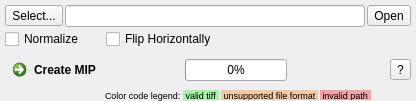
         <widget class="QWidget" name="MIP">
          <attribute name="title">
           <string>Maximum Intensity Projection</string>
          </attribute>
          <layout class="QVBoxLayout" name="verticalLayout_9">
           <property name="spacing">
            <number>2</number>
           </property>
           <property name="leftMargin">
            <number>5</number>
           </property>
           <property name="topMargin">
            <number>5</number>
           </property>
           <property name="rightMargin">
            <number>5</number>
           </property>
           <property name="bottomMargin">
            <number>0</number>
           </property>
           <item>
            <layout class="QHBoxLayout" name="horizontalLayout_17">
             <item>
              <widget class="QToolButton" name="toolButton_MipSelect">
               <property name="text">
                <string>Select...</string>
               </property>
              </widget>
             </item>
             <item>
              <widget class="QLineEditFilePath" name="lineEdit_MipPath"/>
             </item>
             <item>
              <widget class="QToolButton" name="toolButton_MipOpen">
               <property name="text">
                <string>Open</string>
               </property>
              </widget>
             </item>
            </layout>
           </item>
           <item>
            <layout class="QHBoxLayout" name="horizontalLayout_23">
             <item>
              <widget class="QCheckBox" name="checkBox_MipNormalize">
               <property name="text">
                <string>Normalize</string>
               </property>
              </widget>
             </item>
             <item>
              <spacer name="horizontalSpacer_48">
               <property name="orientation">
                <enum>Qt::Horizontal</enum>
               </property>
               <property name="sizeType">
                <enum>QSizePolicy::Minimum</enum>
               </property>
               <property name="sizeHint" stdset="0">
                <size>
                 <width>20</width>
                 <height>20</height>
                </size>
               </property>
              </spacer>
             </item>
             <item>
              <widget class="QCheckBox" name="checkBox_MipFlip">
               <property name="text">
                <string>Flip Horizontally</string>
               </property>
              </widget>
             </item>
             <item>
              <spacer name="horizontalSpacer_46">
               <property name="orientation">
                <enum>Qt::Horizontal</enum>
               </property>
               <property name="sizeHint" stdset="0">
                <size>
                 <width>40</width>
                 <height>20</height>
                </size>
               </property>
              </spacer>
             </item>
            </layout>
           </item>
           <item>
            <spacer name="verticalSpacer_8">
             <property name="orientation">
              <enum>Qt::Vertical</enum>
             </property>
             <property name="sizeHint" stdset="0">
              <size>
               <width>20</width>
               <height>1</height>
              </size>
             </property>
            </spacer>
           </item>
           <item>
            <layout class="QHBoxLayout" name="horizontalLayout_18">
             <item>
              <widget class="QCommandLinkButton" name="commandLinkButton_Mip">
               <property name="text">
                <string>Create MIP</string>
               </property>
              </widget>
             </item>
             <item>
              <spacer name="horizontalSpacer_23">
               <property name="orientation">
                <enum>Qt::Horizontal</enum>
               </property>
               <property name="sizeType">
                <enum>QSizePolicy::Fixed</enum>
               </property>
               <property name="sizeHint" stdset="0">
                <size>
                 <width>10</width>
                 <height>20</height>
                </size>
               </property>
              </spacer>
             </item>
             <item>
              <widget class="QProgressBar" name="progressBar_Mip">
               <property name="value">
                <number>0</number>
               </property>
              </widget>
             </item>
             <item>
              <spacer name="horizontalSpacer_13">
               <property name="orientation">
                <enum>Qt::Horizontal</enum>
               </property>
               <property name="sizeHint" stdset="0">
                <size>
                 <width>40</width>
                 <height>20</height>
                </size>
               </property>
              </spacer>
             </item>
             <item>
              <widget class="QToolButton" name="toolButton_MipHelp">
               <property name="text">
                <string>?</string>
               </property>
              </widget>
             </item>
            </layout>
           </item>
           <item>
            <layout class="QHBoxLayout" name="horizontalLayout_22">
             <item>
              <spacer name="horizontalSpacer_20">
               <property name="orientation">
                <enum>Qt::Horizontal</enum>
               </property>
               <property name="sizeType">
                <enum>QSizePolicy::Fixed</enum>
               </property>
               <property name="sizeHint" stdset="0">
                <size>
                 <width>100</width>
                 <height>10</height>
                </size>
               </property>
              </spacer>
             </item>
             <item>
              <widget class="QLabel" name="label_28">
               <property name="maximumSize">
                <size>
                 <width>16777215</width>
                 <height>20</height>
                </size>
               </property>
               <property name="font">
                <font>
                 <pointsize>7</pointsize>
                </font>
               </property>
               <property name="text">
                <string>Color code legend:</string>
               </property>
              </widget>
             </item>
             <item>
              <widget class="QLabel" name="label_29">
               <property name="minimumSize">
                <size>
                 <width>0</width>
                 <height>0</height>
                </size>
               </property>
               <property name="maximumSize">
                <size>
                 <width>16777215</width>
                 <height>10</height>
                </size>
               </property>
               <property name="font">
                <font>
                 <pointsize>7</pointsize>
                </font>
               </property>
               <property name="styleSheet">
                <string notr="true">background-color: rgba(0,255,0,80);</string>
               </property>
               <property name="text">
                <string> valid tiff </string>
               </property>
              </widget>
             </item>
             <item>
              <widget class="QLabel" name="label_30">
               <property name="maximumSize">
                <size>
                 <width>16777215</width>
                 <height>10</height>
                </size>
               </property>
               <property name="font">
                <font>
                 <pointsize>7</pointsize>
                </font>
               </property>
               <property name="styleSheet">
                <string notr="true">background-color: rgba(255,120,0,80);</string>
               </property>
               <property name="text">
                <string> unsupported file format </string>
               </property>
              </widget>
             </item>
             <item>
              <widget class="QLabel" name="label_31">
               <property name="minimumSize">
                <size>
                 <width>0</width>
                 <height>0</height>
                </size>
               </property>
               <property name="maximumSize">
                <size>
                 <width>16777215</width>
                 <height>10</height>
                </size>
               </property>
               <property name="font">
                <font>
                 <pointsize>7</pointsize>
                </font>
               </property>
               <property name="styleSheet">
                <string notr="true">background-color: rgba(255,0,0,80);</string>
               </property>
               <property name="text">
                <string> invalid path </string>
               </property>
              </widget>
             </item>
             <item>
              <spacer name="horizontalSpacer_21">
               <property name="orientation">
                <enum>Qt::Horizontal</enum>
               </property>
               <property name="sizeHint" stdset="0">
                <size>
                 <width>40</width>
                 <height>10</height>
                </size>
               </property>
              </spacer>
             </item>
            </layout>
           </item>
          </layout>
         </widget>
